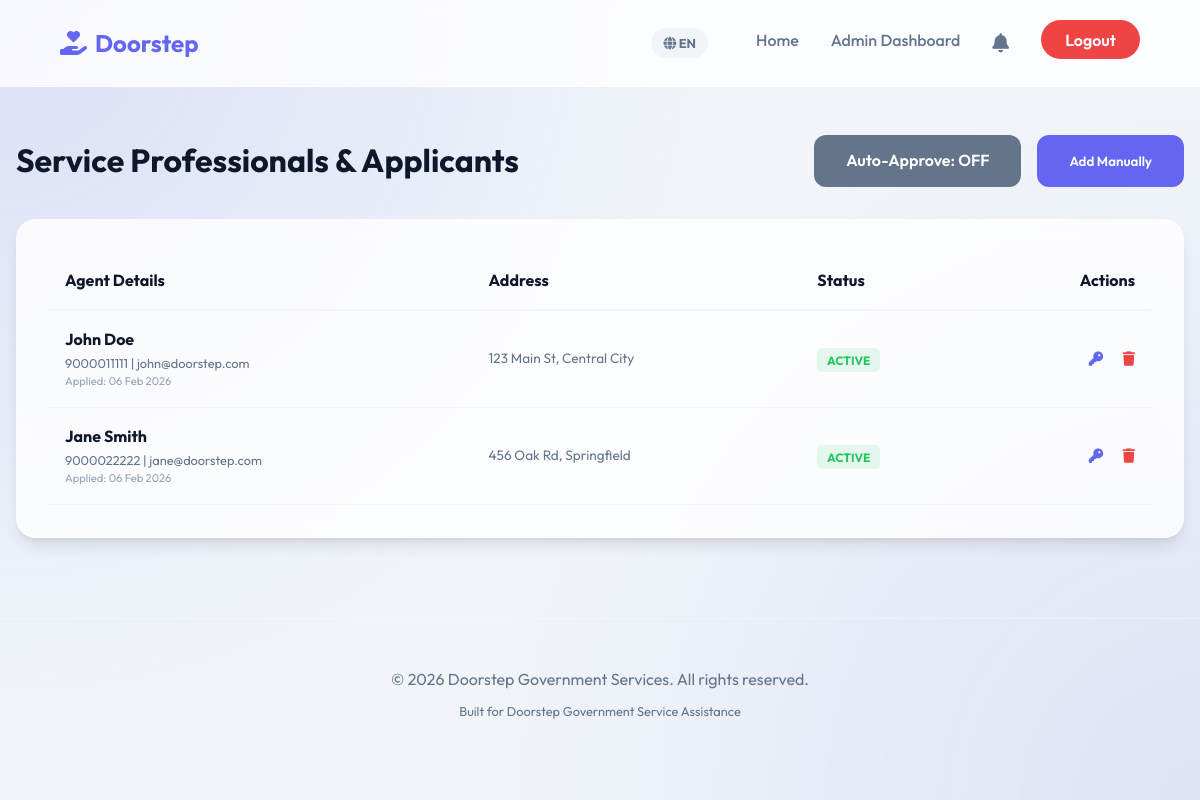
The page /admin/manage_agents.php (signed in) on the database its author committed.
### tables this page shows
CREATE TABLE IF NOT EXISTS agents (
    id INT AUTO_INCREMENT PRIMARY KEY,
    agent_name VARCHAR(100) NOT NULL,
    gender ENUM('Male', 'Female', 'Other') DEFAULT 'Male',
    phone VARCHAR(15) NOT NULL,
    email VARCHAR(100) UNIQUE NOT NULL,
    password VARCHAR(255) DEFAULT NULL,  
    address TEXT DEFAULT NULL,
    profile_summary TEXT DEFAULT NULL,
    status ENUM('pending', 'active', 'inactive', 'rejected') DEFAULT 'pending',
    applied_at TIMESTAMP DEFAULT CURRENT_TIMESTAMP
);

### admin/manage_agents.php (the view, shortened to what this page needs)
<?php
include '../includes/header.php';
$auto_approve = $pdo->query("SELECT setting_value FROM settings WHERE setting_key = 'auto_approve_agents'")->fetchColumn();
$agents = $pdo->query("SELECT * FROM agents ORDER BY status DESC, applied_at DESC")->fetchAll();
?>
<div class="container">
    <div style="display: flex; justify-content: space-between; align-items: center; margin-bottom: 2rem;">
        <h1>Service Professionals & Applicants</h1>
        <div style="display: flex; gap: 1rem;">
            <a href="?toggle_auto=<?php echo $auto_approve; ?>" class="btn" style="background: <?php echo $auto_approve == '1' ? 'var(--success)' : 'var(--secondary)'; ?>; color: white;">
                Auto-Approve: <?php echo $auto_approve == '1' ? 'ON' : 'OFF'; ?>
            </a>
            <button onclick="toggleForm()" class="btn btn-primary">Add Manually</button>
        </div>
    </div>
    <div class="card">
        <table style="width: 100%; border-collapse: collapse;">
            <thead>
                <tr style="border-bottom: 2px solid #f1f5f9;">
                    <th style="padding: 1rem; text-align: left;">Agent Details</th>
                    <th style="padding: 1rem; text-align: left;">Address</th>
                    <th style="padding: 1rem; text-align: left;">Status</th>
                    <th style="padding: 1rem; text-align: right;">Actions</th>
                </tr>
            </thead>
            <tbody>
                <?php foreach ($agents as $a): ?>
                    <tr style="border-bottom: 1px solid #f1f5f9; background: <?php echo $a['status'] == 'pending' ? 'rgba(239, 68, 68, 0.05)' : ''; ?>">
                        <td style="padding: 1rem;">
                            <strong><?php echo $a['agent_name']; ?></strong>
                            <div style="font-size: 0.8rem; color: var(--secondary);"><?php echo $a['phone']; ?> | <?php echo $a['email']; ?></div>
                            <div style="font-size: 0.7rem; color: #94a3b8;">Applied: <?php echo date('d M Y', strtotime($a['applied_at'])); ?></div>
                        </td>
                        <td style="padding: 1rem; font-size: 0.85rem; color: var(--secondary); max-width: 250px;">
                            <?php echo $a['address'] ?: 'N/A'; ?>
                        </td>
                        <td style="padding: 1rem;">
                            <?php
                            $bg = 'rgba(100, 116, 139, 0.1)'; $clr = 'var(--secondary)';
                            if($a['status'] == 'active') { $bg = 'rgba(34, 197, 94, 0.1)'; $clr = 'var(--success)'; }
                            ?>
                            <span style="font-size: 0.75rem; padding: 0.3rem 0.6rem; border-radius: 5px; background: <?php echo $bg; ?>; color: <?php echo $clr; ?>; text-transform: uppercase; font-weight: 700;">
                                <?php echo $a['status']; ?>
                            </span>
                        </td>
                        <td style="padding: 1rem; text-align: right;">
                            <a href="javascript:void(0)" onclick="openPassModal(<?php echo $a['id']; ?>, '<?php echo $a['agent_name']; ?>')" style="color: var(--primary); font-size: 0.9rem; margin-left: 1rem;"><i class="fas fa-key"></i></a>
                            <a href="../actions/agent_action.php?delete=<?php echo $a['id']; ?>" style="color: var(--danger); font-size: 0.9rem; margin-left: 1rem;" onclick="return confirm('Are you sure?')"><i class="fas fa-trash"></i></a>
                        </td>
                    </tr>
                <?php endforeach; ?>
            </tbody>
        </table>
    </div>
</div>
<?php include '../includes/footer.php'; ?>

### assets/css/style.css (style rules this page uses)
:root { --primary: #6366f1; --primary-hover: #4f46e5; --secondary: #64748b; --dark: #0f172a; --light: #f8fafc; --success: #22c55e; --warning: #f59e0b; --danger: #ef4444; --glass: rgba(255, 255, 255, 0.8); --glass-border: rgba(255, 255, 255, 0.3); --card-shadow: 0 10px 15px -3px rgba(0, 0, 0, 0.1), 0 4px 6px -2px rgba(0, 0, 0, 0.05); }
* { margin: 0; padding: 0; box-sizing: border-box; font-family: 'Outfit', sans-serif; }
body { background-color: #f1f5f9; color: var(--dark); line-height: 1.6; min-height: 100vh; }
.container { max-width: 1200px; margin: 3rem auto; padding: 0 1rem; }
.card { background: var(--glass); backdrop-filter: blur(10px); border: 1px solid var(--glass-border); border-radius: 20px; padding: 2rem; box-shadow: var(--card-shadow); transition: transform 0.3s; }
.btn { display: inline-block; padding: 0.8rem 2rem; border-radius: 12px; font-weight: 600; text-decoration: none; cursor: pointer; border: none; transition: all 0.3s; }
.btn-primary { background: var(--primary); color: white; }

### rows shown on the page
agents: agent_name "John Doe", phone "9000011111", email "john@doorstep.com", applied_at "06 Feb 2026", address "123 Main St, Central City", status "ACTIVE"
agents: agent_name "Jane Smith", phone "9000022222", email "jane@doorstep.com", applied_at "06 Feb 2026", address "456 Oak Rd, Springfield", status "ACTIVE"

### other values the page prints
$lang "EN"
__('home') "Home"
APP_NAME "Doorstep Government Services"
